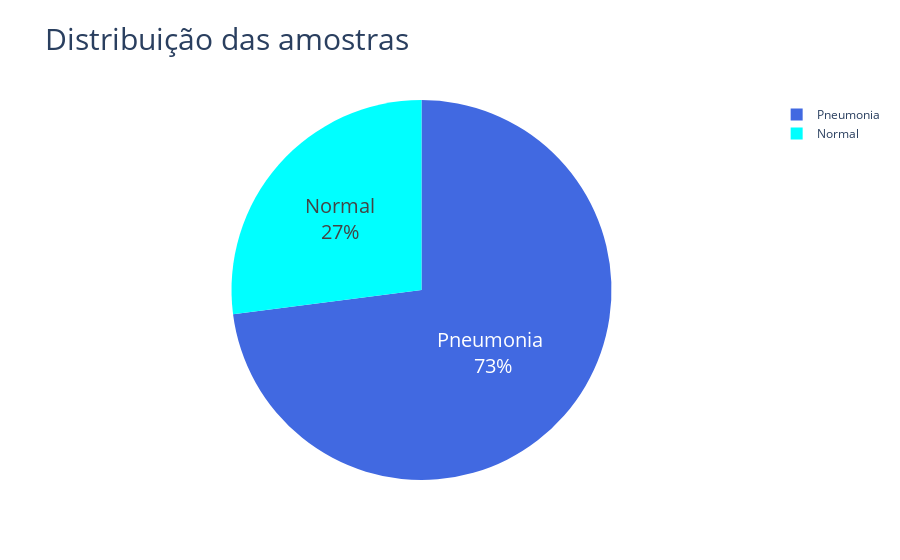

Notebook source saved alongside this figure:
### Code cell
rotulos = ['Pneumonia ', "Normal"]
valores = [len(imagens_pneumonia), len(imagens_normais)]
cores = ['royalblue', 'cyan']
fig = go.Figure(data=[go.Pie(labels=rotulos, values=valores, hole=.0)])
fig.update_traces(hoverinfo='value', textinfo='label+percent', textfont_size=20, marker=dict(colors=cores))
fig.update_layout(title="Distribuição das amostras", titlefont={'size': 30})
iplot(fig)

### Figure 1 — Plotly figure (JSON) as saved in the notebook; plotly's stock layout.template omitted (floating-point values rounded to 4 significant figures)
{"data": [{"hole": 0, "hoverinfo": "value", "labels": ["Pneumonia ", "Normal"], "marker": {"colors": ["royalblue", "cyan"]}, "textfont": {"size": 20}, "textinfo": "label+percent", "type": "pie", "values": [4273, 1583]}], "layout": {"title": {"font": {"size": 30}, "text": "Distribuição das amostras"}}}
